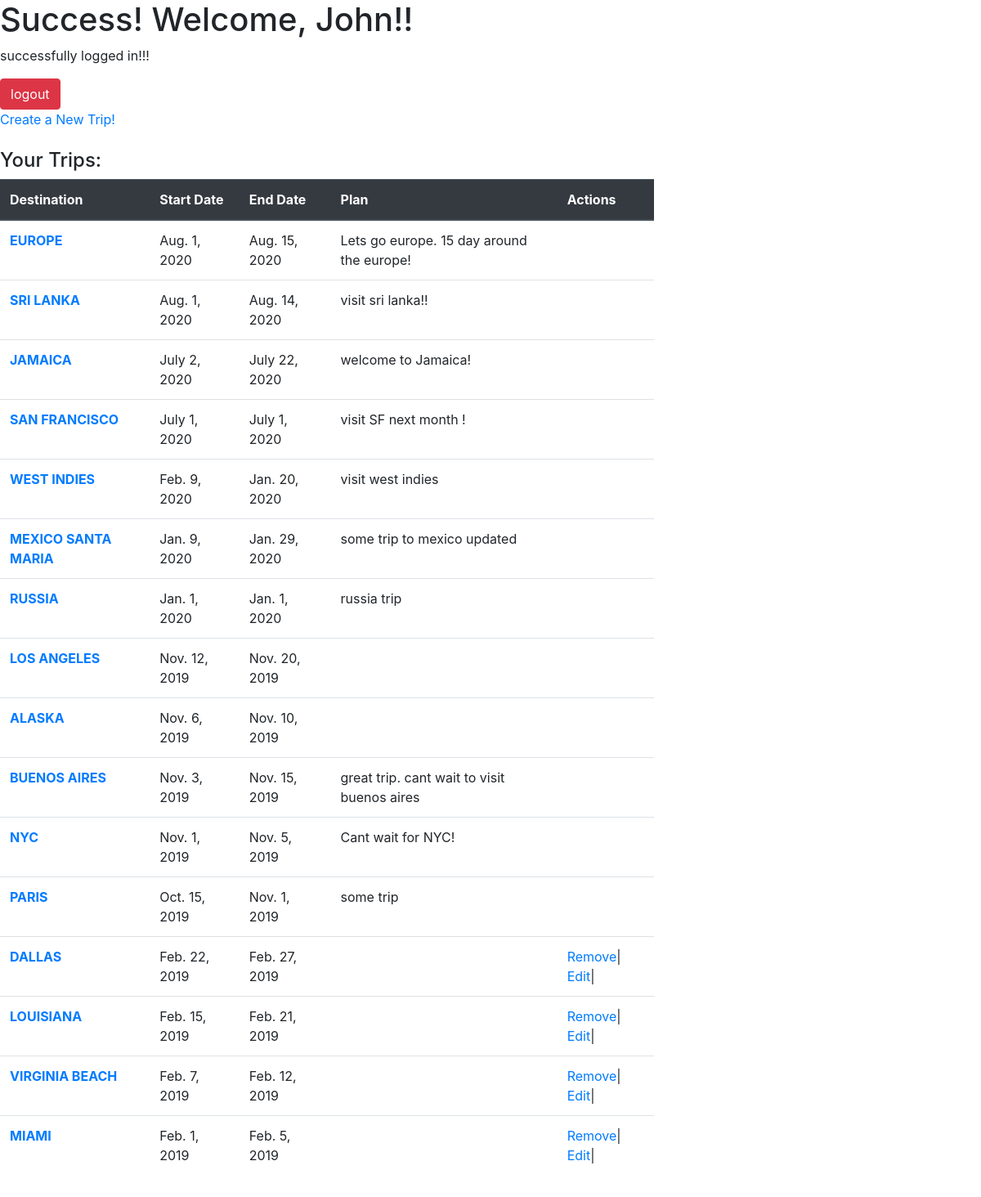
Screenshot of /success (signed in) with the database file from the repository.
### main/models.py (models this page shows)
class Trip(models.Model):
    destination = models.CharField(max_length=64)
    start_date = models.DateField()
    end_date = models.DateField()
    plan = models.TextField()
    owner = models.ForeignKey(
        User,
        related_name="trips",
        on_delete=models.CASCADE
    )
    created_at = models.DateTimeField(auto_now_add=True)
    updated_at = models.DateTimeField(auto_now=True)
    objects = TripManager()

### main/views.py (the view)
# urls.py: path('success', views.successView), #
def successView(request):
    if "userId" not in request.session:
        messages.error(request, "you are not logged in!!!")
        return redirect('/')
    else:
        print('entering success page with trips')
        all_Trips = Trip.objects.all().order_by('start_date').reverse()
        context = {
            'all_trips': all_Trips
        }
        return render(request, "success.html", context)

### main/templates/success.html (shortened to what this page needs)
<!doctype html>
<html lang="en">
  <head>
    <link rel="stylesheet" href="https://stackpath.bootstrapcdn.com/bootstrap/4.5.0/css/bootstrap.min.css">
  </head>
  <body>
    <h1>Success! Welcome, {{ request.session.userName }}!!</h1>
    <p> successfully logged in!!!</p>
    <form action="/logout" method="POST">
    <button class="btn btn-danger">logout</button>
    </form>
  <a href="/trip/new">Create a New Trip!</a>
<br><br>
<h4>  Your Trips:</h4>
<table class="table col-8">
  <thead class="thead-dark">
    <tr>
      <th scope="col">Destination</th>
      <th scope="col">Start Date</th>
      <th scope="col">End Date</th>
      <th scope="col">Plan</th>
      <th scope="col">Actions</th>
    </tr>
  </thead>
  <tbody>
    {% for trip in all_trips %}
    <tr>
      <th scope="row">
        <a href="/trip/{{ trip.id }}">{{ trip.destination.upper }}</a>
      <td>{{ trip.start_date }}</td>
      <td>{{ trip.end_date }}</td>
      <td>{{ trip.plan }}</td>
      <td>
        {% if trip.owner_id == request.session.userId %}
        <a href="/trip/{{ trip.id }}/delete">Remove</a>|
        <a href="/trip/{{ trip.id }}/edit">Edit</a>|
        {% endif %}
      </td>
    </tr>
    {% endfor %}
  </tbody>
</table>
<br>
<br>
  </body>
</html>

### rows the page displays
Trip: destination "EUROPE", start_date "Aug. 1, 2020", end_date "Aug. 15, 2020", plan "Lets go europe. 15 day around the europe!"
Trip: destination "SRI LANKA", start_date "Aug. 1, 2020", end_date "Aug. 14, 2020", plan "visit sri lanka!!"
Trip: destination "JAMAICA", start_date "July 2, 2020", end_date "July 22, 2020", plan "welcome to Jamaica!"
Trip: destination "SAN FRANCISCO", start_date "July 1, 2020", end_date "July 1, 2020", plan "visit SF next month !"
Trip: destination "WEST INDIES", start_date "Feb. 9, 2020", end_date "Jan. 20, 2020", plan "visit west indies"
Trip: destination "MEXICO SANTA MARIA", start_date "Jan. 9, 2020", end_date "Jan. 29, 2020", plan "some trip to mexico updated"
Trip: destination "RUSSIA", start_date "Jan. 1, 2020", end_date "Jan. 1, 2020", plan "russia trip"
Trip: destination "LOS ANGELES", start_date "Nov. 12, 2019", end_date "Nov. 20, 2019"
Trip: destination "ALASKA", start_date "Nov. 6, 2019", end_date "Nov. 10, 2019"
Trip: destination "BUENOS AIRES", start_date "Nov. 3, 2019", end_date "Nov. 15, 2019", plan "great trip. cant wait to visit buenos aires"
Trip: destination "NYC", start_date "Nov. 1, 2019", end_date "Nov. 5, 2019", plan "Cant wait for NYC!"
Trip: destination "PARIS", start_date "Oct. 15, 2019", end_date "Nov. 1, 2019", plan "some trip"
Trip: destination "DALLAS", start_date "Feb. 22, 2019", end_date "Feb. 27, 2019"
Trip: destination "LOUISIANA", start_date "Feb. 15, 2019", end_date "Feb. 21, 2019"
Trip: destination "VIRGINIA BEACH", start_date "Feb. 7, 2019", end_date "Feb. 12, 2019"
Trip: destination "MIAMI", start_date "Feb. 1, 2019", end_date "Feb. 5, 2019"

### other values shown
{{ request.session.userName }} "John"
